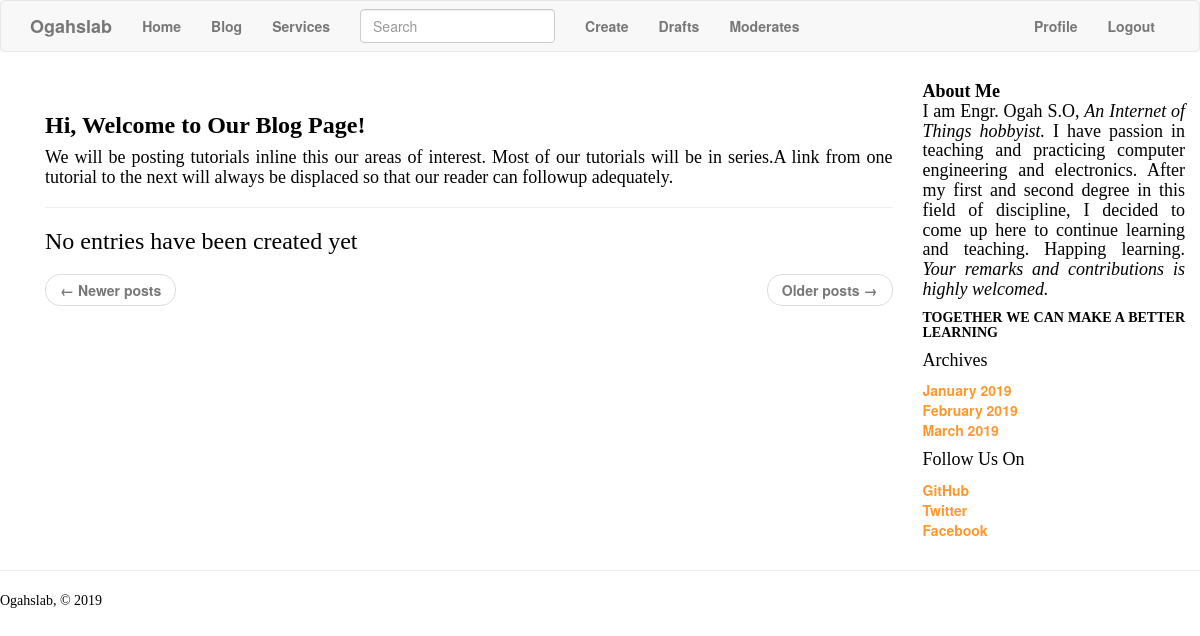
The app's page /drafts (signed in), older data.
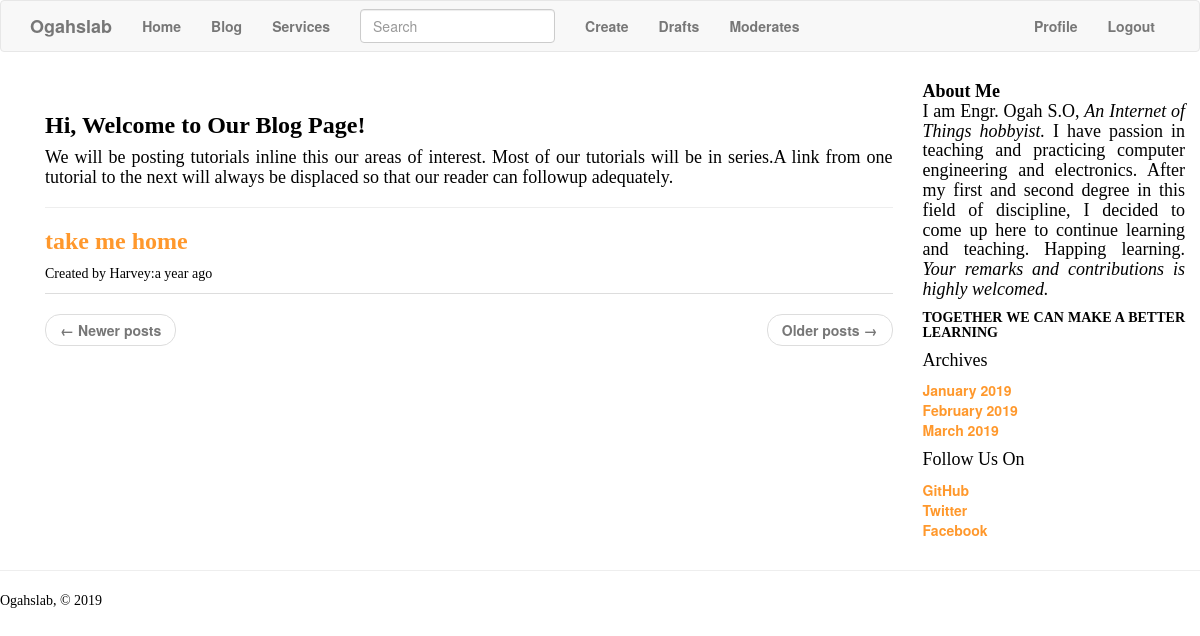
The same page, newer data.
### app/models.py (models this page shows, shortened)
class SearchableMixin(object):
    @classmethod
    def before_commit(cls, session):
        session._changes = {
            'add': list(session.new),
            'update': list(session.dirty),
            'delete': list(session.deleted)
        }
    @classmethod
    def after_commit(cls, session):
        for obj in session._changes['add']:
            if isinstance(obj, SearchableMixin):
                add_to_index(obj.__tablename__, obj)
        for obj in session._changes['update']:
            if isinstance(obj, SearchableMixin):
                add_to_index(obj.__tablename__, obj)
        for obj in session._changes['delete']:
            if isinstance(obj, SearchableMixin):
                remove_from_index(obj.__tablename__, obj)
        session._changes = None

class Post(SearchableMixin, db.Model):
    __tablename__ = 'post'
    __searchable__ = ['body']
    id = db.Column(db.Integer, primary_key=True)
    title = db.Column(db.String(80))
    slug = db.Column(db.String(80))
    body = db.Column(db.Text)
    body_html = db.Column(db.Text)
    timestamp = db.Column(db.DateTime, index=True, default=datetime.utcnow)
    published = db.Column(db.Boolean, index=True)
    language = db.Column(db.String(5))
    author_id = db.Column(db.Integer, db.ForeignKey('user.id'))
    comments = db.relationship('Comment', backref='post', lazy='dynamic')
    @classmethod
    def drafts(cls):
        return Post.query.filter(Post.published == False)

class PaginatedAPIMixin(object):
    @staticmethod
    def to_collection_dict(query, page, per_page, endpoint, **kwargs):
        resources = query.paginate(page, per_page, False)
        data = {
            'items': [item.to_dict() for item in resources.items],
            '_meta': {
                'page': page,
                'per_page': per_page,
                'total_pages': resources.pages,
                'total_items': resources.total
            },
            '_links': {
                'self': url_for(endpoint, page=page, per_page=per_page,
                                **kwargs),
                'next': url_for(endpoint, page=page + 1, per_page=per_page,
                                **kwargs) if resources.has_next else None,
                'prev': url_for(endpoint, page=page - 1, per_page=per_page,
                                **kwargs) if resources.has_prev else None
            }
        }
        return data

class User(UserMixin,PaginatedAPIMixin, db.Model):
    __tablename__ = 'user'
    id = db.Column(db.Integer, primary_key=True)
    username = db.Column(db.String(64), index=True, unique=True)
    email = db.Column(db.String(120), index=True, unique=True)
    password_hash = db.Column(db.String(128))
    role_id = db.Column(db.Integer, db.ForeignKey('roles.id'))
    posts = db.relationship('Post', backref='author', lazy='dynamic')
    about_me = db.Column(db.String(140))
    last_seen = db.Column(db.DateTime, default=datetime.utcnow)
    token = db.Column(db.String(32), index=True, unique=True)
    token_expiration = db.Column(db.DateTime)
    followed = db.relationship(
        'User', secondary=followers,
        primaryjoin=(followers.c.follower_id == id),
        secondaryjoin=(followers.c.followed_id == id),
        backref=db.backref('followers', lazy='dynamic'), lazy='dynamic')
    comments = db.relationship('Comment', backref='author', lazy='dynamic')
    def can(self, perm):
        return self.role is not None and self.role.has_permission(perm)
    def ping(self):
        self.last_seen = datetime.utcnow()
        db.session.add(self)

### app/main/routes.py (the view)
@main.route('/drafts')
@login_required
def drafts():
    page = request.args.get('page', 1, type=int)
    post = Post.drafts().order_by(Post.timestamp.desc()).paginate(
        page, current_app.config['POSTS_PER_PAGE'], False)
    next_url = url_for('main.drafts', page=post.next_num) \
        if post.has_next else None
    prev_url = url_for('main.drafts', page=post.prev_num) \
        if post.has_prev else None
    posts = post.items
    return render_template('drafts.html', title=_('Blog'), posts=posts,
                           next_url=next_url, prev_url=prev_url)

### app/main/forms.py
class SearchForm(FlaskForm):
    q = StringField(_l('Search'),validators=[DataRequired()])
    def __init__(self,*args,**kwargs):
        if 'formdata' not in kwargs:
            kwargs['formdata'] = request.args
        if 'csrf_enabled' not in kwargs:
            kwargs['csrf_enabled'] = False
        super(SearchForm,self).__init__(*args,**kwargs)

### app/auth/routes.py (called while the page is built)
@auth.before_app_request
def before_request():
    if current_user.is_authenticated:
        current_user.ping()

### app/main/__init__.py (called while the page is built)
@main.app_context_processor
def inject_permissions():
    return dict(Permission=Permission)

### app/main/routes.py (called while the page is built)
@main.before_app_request
def before_request():
    if current_user.is_authenticated:
        current_user.last_seen = datetime.utcnow()
        db.session.commit()
    g.search_form = SearchForm()
    g.locale = str(get_locale())

### app/models.py (called while the page is built)
@login.user_loader
def load_user(id):
    return User.query.get(int(id))

    def has_permission(self, perm):
        return self.permissions & perm == perm

### app/templates/drafts.html (shortened to what this page needs)
{% extends "base.html" %}
{% block head %}
{{ super()}}
{% endblock %}
{% block app_content %}
<div class="page-header">
     <h3><b>Hi, Welcome to Our Blog Page!</b></h3>
   <p> <h4> We will be posting tutorials inline this our areas of interest. Most of our tutorials will be in series.A link from one tutorial to the next will always be displaced so that our reader can followup adequately.</h4></p>
</div>
<div class="post-body">
	{% for post in posts %}
  <h3><a href="{{ url_for('main.edit', slug=post.slug)}}">{{ post.title }}</a></h3>
     <ul class="nav nav-tabs">
        <li><p>Created by  {{ post.author.username }}:{{ moment(post.timestamp).fromNow() }}</p></li>
     </ul>
     {%else%}
    <h3></3> <p> No entries have been created yet</p></h3>
    {% endfor %}
</div>
    <nav aria-label="...">
        <ul class="pager">
            <li class="previous{% if not prev_url %} disabled{% endif %}">
                <a href="{{ prev_url or '#' }}">
                    <span aria-hidden="true">&larr;</span> Newer posts
                </a>
            </li>
            <li class="next{% if not next_url %} disabled{% endif %}">
                <a href="{{ next_url or '#' }}">
                    Older posts <span aria-hidden="true">&rarr;</span>
                </a>
            </li>
        </ul>
    </nav>
{% endblock %}

Row changes from the older to the newer data that the page shows:
now on this page (row edited): Post: title "take me home", author.username "Harvey", timestamp "a year ago"
Text that changed along with them:
text no longer shown: "No entries have been created yet"
